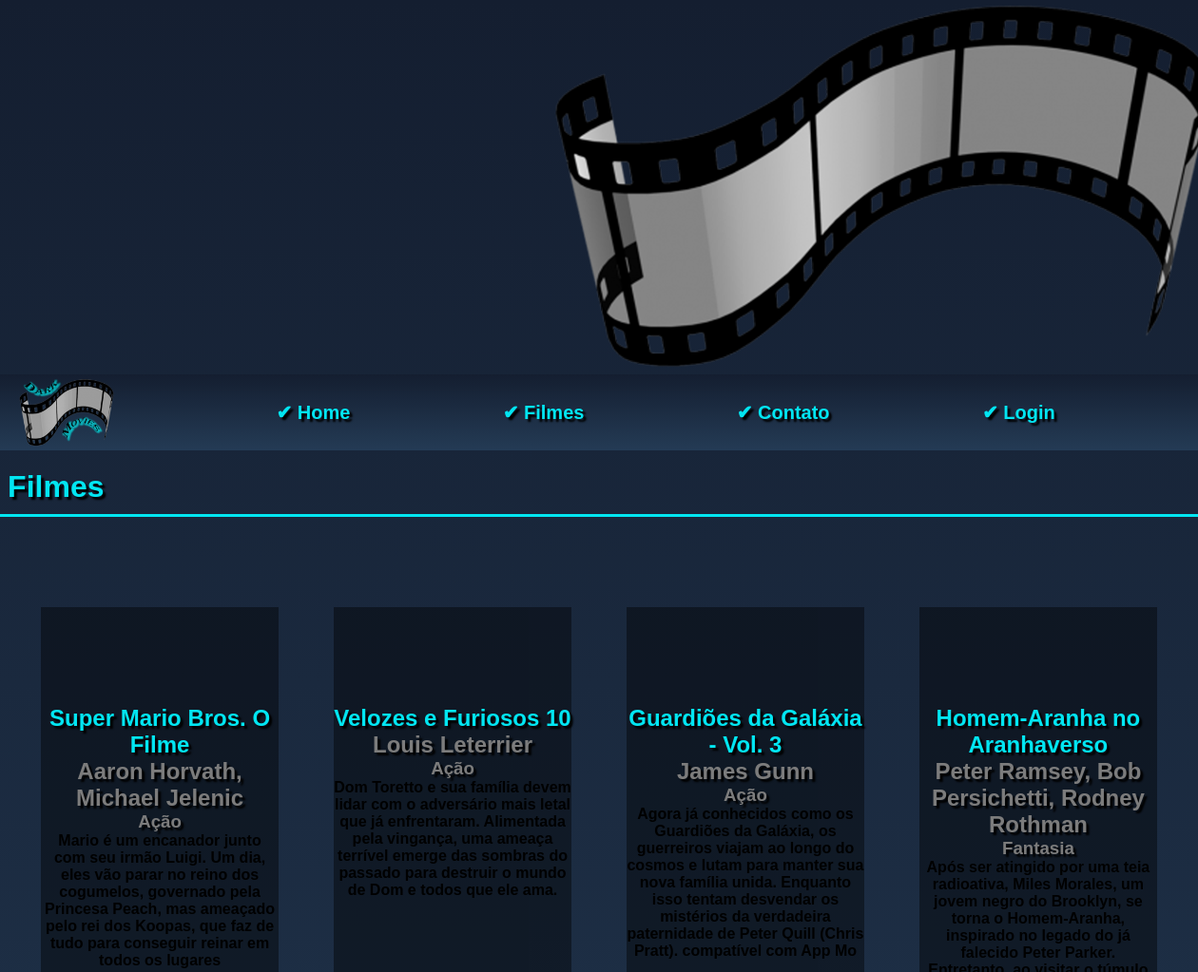
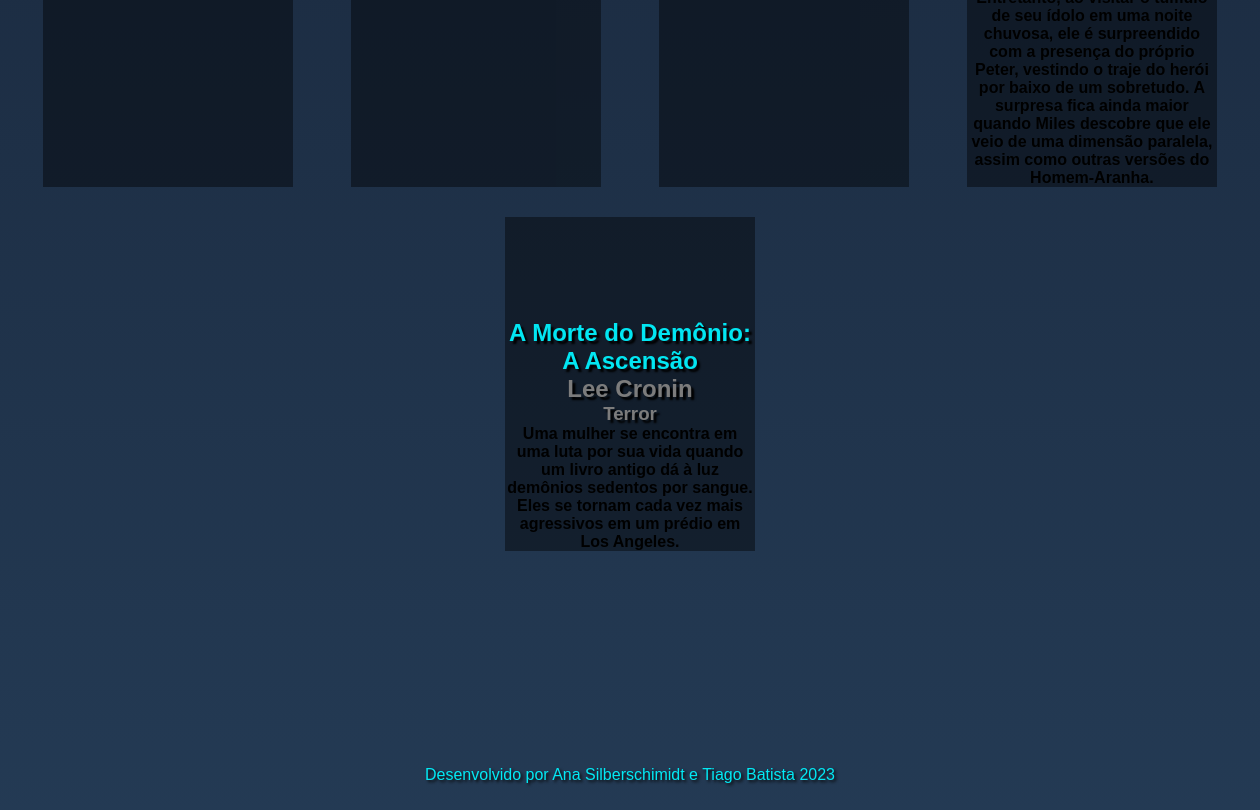
The page /filme.php on the database as committed earlier (2 pictures, top to bottom).
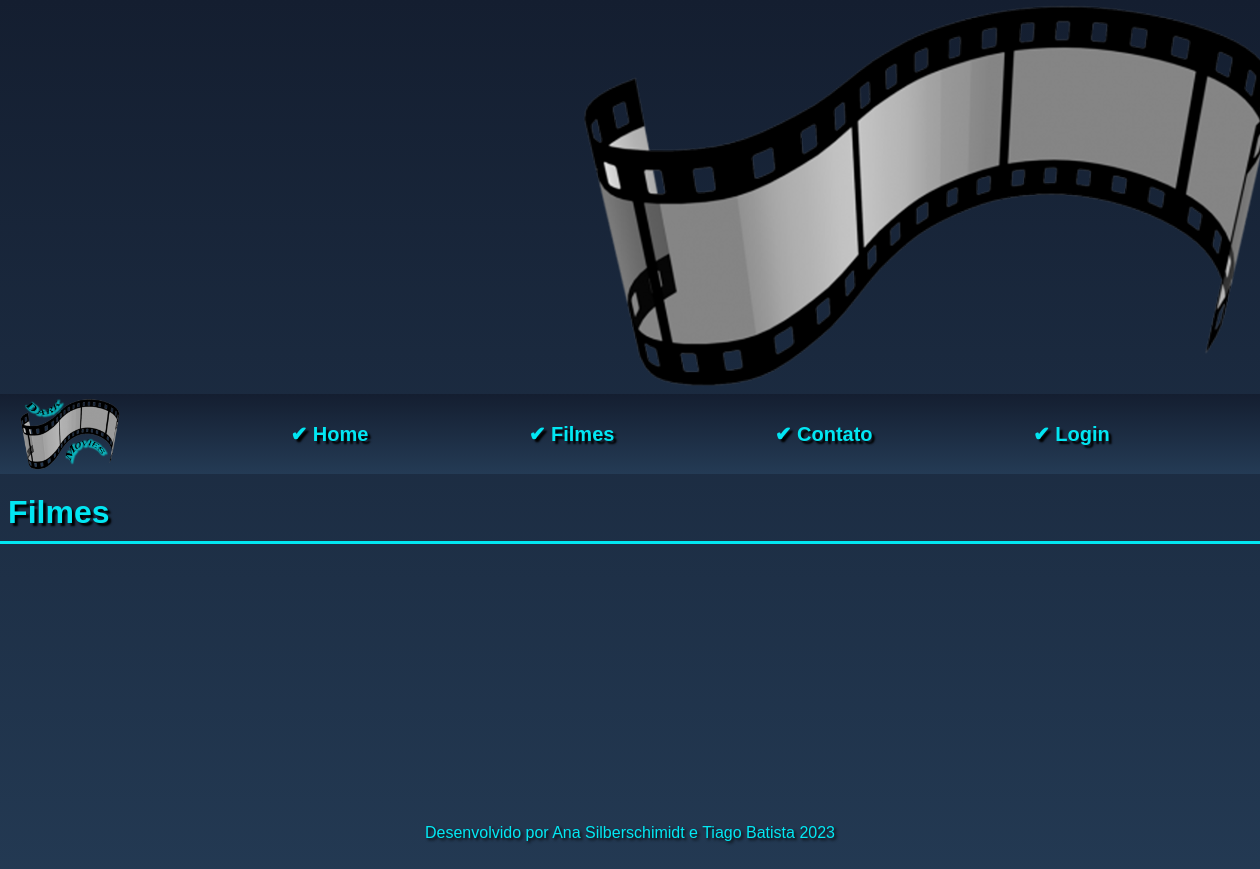
The same page on the database as committed later.
### tables this page shows
CREATE TABLE IF NOT EXISTS `tbfilme` (
  `idFilme` int NOT NULL AUTO_INCREMENT,
  `titulo` varchar(100) DEFAULT NULL,
  `diretor` varchar(50) DEFAULT NULL,
  `duracao` varchar(50) NOT NULL,
  `descricao` varchar(500) DEFAULT NULL,
  `classificacao` varchar(100) NOT NULL,
  `ano` varchar(50) NOT NULL,
  `idGenero` int DEFAULT NULL,
  `link` varchar(1000) NOT NULL,
  `img` varchar(1000) NOT NULL,
  `secao` varchar(50) NOT NULL,
  PRIMARY KEY (`idFilme`),
  KEY `idGenero` (`idGenero`)
);

CREATE TABLE IF NOT EXISTS `tbgenero` (
  `idGenero` int NOT NULL AUTO_INCREMENT,
  `genero` varchar(40) DEFAULT NULL,
  PRIMARY KEY (`idGenero`)
);

### filme.php (the view)
<?php include('cabecalho.php');
    include("conexao.php");
?>
<strong>
<h1 class="subtitulo">Filmes</h1>
</strong>
<section>
    <?php
        $stmt = $pdo->prepare("SELECT f.link, f.titulo, f.diretor, f.idGenero, g.genero, f.descricao FROM tbGenero g inner join tbFilme f
        on g.idGenero = f.idGenero ");
        $stmt ->execute();
        while($row = $stmt ->fetch(PDO::FETCH_BOTH)){
        ?>
        <div class="filme2">
            <?php echo '<iframe width="560" height="315" src="'. $row[0] .'" title="YouTube video player" frameborder="0" allow="accelerometer; autoplay; clipboard-write; encrypted-media; gyroscope; picture-in-picture; web-share" allowfullscreen></iframe>' ?>
            <h1> <?php echo $row[1] ?> </h1>
            <h2><?php echo $row[2] ?> </h2>
            <h3> <?php echo $row[4] ?> </h3>
            <p> <?php echo $row[5] ?> </p>
        </div>
    <?php }	?>
      </section>
<?php include ('rodape.php'); ?>

Rows that differ between the two databases and show on the page:
removed tbfilme: titulo "Super Mario Bros. O Filme", diretor "Aaron Horvath, Michael Jelenic", idGenero.genero "Ação", descricao "Mario é um encanador junto com seu irmão Luigi. Um dia, eles vão parar no reino dos cogumelos, governado pela Princesa Peach, mas ameaçado pelo rei dos Koopas, que faz de tudo para conseguir reinar em todos os lugares"
removed tbfilme: titulo "Velozes e Furiosos 10", diretor "Louis Leterrier", idGenero.genero "Ação", descricao "Dom Toretto e sua família devem lidar com o adversário mais letal que já enfrentaram. Alimentada pela vingança, uma ameaça terrível emerge das sombras do passado para destruir o mundo de Dom e todos que ele ama."
removed tbfilme: titulo "Guardiões da Galáxia - Vol. 3", diretor "James Gunn", idGenero.genero "Ação", descricao "Agora já conhecidos como os Guardiões da Galáxia, os guerreiros viajam ao longo do cosmos e lutam para manter sua nova família unida. Enquanto isso tentam desvendar os mistérios da verdadeira paternidade de Peter Quill (Chris Pratt). compatível com App Mo"
removed tbfilme: titulo "Homem-Aranha no Aranhaverso", diretor "Peter Ramsey, Bob Persichetti, Rodney Rothman", idGenero.genero "Fantasia", descricao "Após ser atingido por uma teia radioativa, Miles Morales, um jovem negro do Brooklyn, se torna o Homem-Aranha, inspirado no legado do já falecido Peter Parker. Entretanto, ao visitar o túmulo de seu ídolo em uma noite chuvosa, ele é surpreendido com a presença do próprio Peter, vestindo o traje do herói por baixo de um sobretudo. A surpresa fica ainda maior quando Miles descobre que ele veio de uma dimensão paralela, assim como outras versões do Homem-Aranha."
removed tbfilme: titulo "A Morte do Demônio: A Ascensão", diretor "Lee Cronin", idGenero.genero "Terror", descricao "Uma mulher se encontra em uma luta por sua vida quando um livro antigo dá à luz demônios sedentos por sangue. Eles se tornam cada vez mais agressivos em um prédio em Los Angeles."
